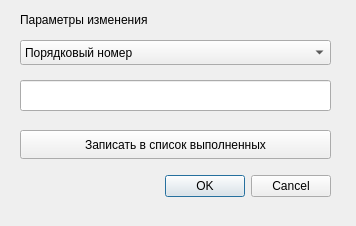
<?xml version="1.0" encoding="UTF-8"?>
<ui version="4.0">
 <class>doubleClick</class>
 <widget class="QDialog" name="doubleClick">
  <property name="geometry">
   <rect>
    <x>0</x>
    <y>0</y>
    <width>356</width>
    <height>226</height>
   </rect>
  </property>
  <property name="windowTitle">
   <string>Dialog</string>
  </property>
  <widget class="QDialogButtonBox" name="buttonBox">
   <property name="geometry">
    <rect>
     <x>-10</x>
     <y>170</y>
     <width>341</width>
     <height>32</height>
    </rect>
   </property>
   <property name="orientation">
    <enum>Qt::Horizontal</enum>
   </property>
   <property name="standardButtons">
    <set>QDialogButtonBox::Cancel|QDialogButtonBox::Ok</set>
   </property>
  </widget>
  <widget class="QLabel" name="label">
   <property name="geometry">
    <rect>
     <x>20</x>
     <y>10</y>
     <width>301</width>
     <height>20</height>
    </rect>
   </property>
   <property name="text">
    <string>Параметры изменения</string>
   </property>
  </widget>
  <widget class="QComboBox" name="comboBox">
   <property name="geometry">
    <rect>
     <x>20</x>
     <y>40</y>
     <width>311</width>
     <height>25</height>
    </rect>
   </property>
   <item>
    <property name="text">
     <string>Порядковый номер</string>
    </property>
   </item>
   <item>
    <property name="text">
     <string>ФИО покупателя</string>
    </property>
   </item>
   <item>
    <property name="text">
     <string>Домашний адрес</string>
    </property>
   </item>
   <item>
    <property name="text">
     <string>Дата постановки на учет</string>
    </property>
   </item>
  </widget>
  <widget class="QLineEdit" name="lineEdit">
   <property name="geometry">
    <rect>
     <x>20</x>
     <y>80</y>
     <width>311</width>
     <height>31</height>
    </rect>
   </property>
  </widget>
  <widget class="QPushButton" name="pushButton">
   <property name="geometry">
    <rect>
     <x>20</x>
     <y>130</y>
     <width>311</width>
     <height>29</height>
    </rect>
   </property>
   <property name="text">
    <string>Записать в список выполненных</string>
   </property>
  </widget>
 </widget>
 <resources/>
 <connections>
  <connection>
   <sender>buttonBox</sender>
   <signal>accepted()</signal>
   <receiver>doubleClick</receiver>
   <slot>accept()</slot>
   <hints>
    <hint type="sourcelabel">
     <x>248</x>
     <y>254</y>
    </hint>
    <hint type="destinationlabel">
     <x>157</x>
     <y>274</y>
    </hint>
   </hints>
  </connection>
  <connection>
   <sender>buttonBox</sender>
   <signal>rejected()</signal>
   <receiver>doubleClick</receiver>
   <slot>reject()</slot>
   <hints>
    <hint type="sourcelabel">
     <x>316</x>
     <y>260</y>
    </hint>
    <hint type="destinationlabel">
     <x>286</x>
     <y>274</y>
    </hint>
   </hints>
  </connection>
 </connections>
</ui>
